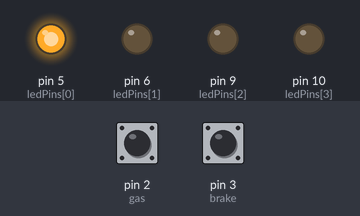
A sketch run on a simulated Arduino Uno, built with avr-gcc and run on an emulated ATmega328P. Shown: output pins drawn as LEDs (lit = HIGH). The inputs (shaded band) are chosen by the test bench; at power-on: pin 2 (gas) HIGH, pin 3 (brake) HIGH.

Above: at 0.2 s.
At 1.2 s:
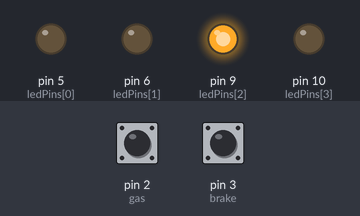
At 2.0 s:
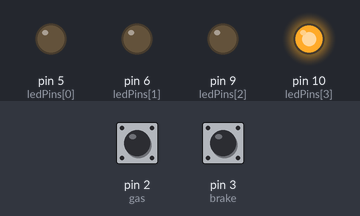
At 4.7 s:
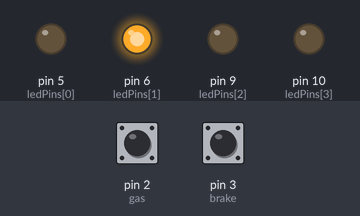
Timing chart, 0 to 5.2 s (numbered marks = the images above):
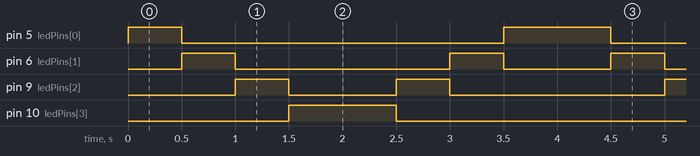

Measured:
- by itself, pin 5 (ledPins[0]): repeats every 4.0 s: LOW 3.0 s, HIGH 1.0 s
- by itself, pin 6 (ledPins[1]): repeats every 4.0 s: LOW 2.0 s, HIGH 0.50 s, LOW 1.0 s, HIGH 0.50 s
- by itself, pin 9 (ledPins[2]): repeats every 4.0 s: LOW 1.0 s, HIGH 0.50 s, LOW 2.0 s, HIGH 0.50 s
- by itself, pin 10 (ledPins[3]): alternates HIGH for 1.0 s and LOW for 3.0 s

The sketch:

Assignment_1_Q1.ino
```cpp
//This code outputs PWM signals to four LEDs to turn them on and off in a sequence. The rate this happens at can be controlled using
//the gas and break buttons which are given interrupts.
//SEED: Assignment #1
//Ronald Gaines

//assign pins to names or groups
int gas = 2;
int brake = 3;
int ledPins[] = {5, 6, 9, 10};

//set bounds and initial settings for pattern movement
int delayTime = 500;
int minDelay = 100;
int maxDelay = 1000;
int stepDelay = 100;

void setup() {
  //set LED pints to output
  pinMode(ledPins[0], OUTPUT);
  pinMode(ledPins[1], OUTPUT);
  pinMode(ledPins[2], OUTPUT);
  pinMode(ledPins[3], OUTPUT);

  //set gas and brake pins to input
  pinMode(gas, INPUT);
  pinMode(brake, INPUT);

  //set hardware interupts to gas and break pins
  attachInterrupt(digitalPinToInterrupt(gas), increaseSpeed, FALLING);
  attachInterrupt(digitalPinToInterrupt(brake), decreaseSpeed, FALLING);
}

//LED pattern
void loop() {
  //Turn LEDs off in forward sequence
  for (int i = 0; i < 4; i++) {
    digitalWrite(ledPins[i], HIGH);
    delay(delayTime);
    digitalWrite(ledPins[i], LOW);
  }

  // Turn LEDs off in reverse sequence
  for (int i = 3; i >= 0; i--) {
    digitalWrite(ledPins[i], HIGH);
    delay(delayTime);
    digitalWrite(ledPins[i], LOW);
  }
}

//set upper bound
void increaseSpeed() {
  if (delayTime > minDelay) {
    delayTime -= stepDelay;
  }
}

//set lower bound
void decreaseSpeed() {
  if (delayTime < maxDelay) {
    delayTime += stepDelay;
  }
}
```
